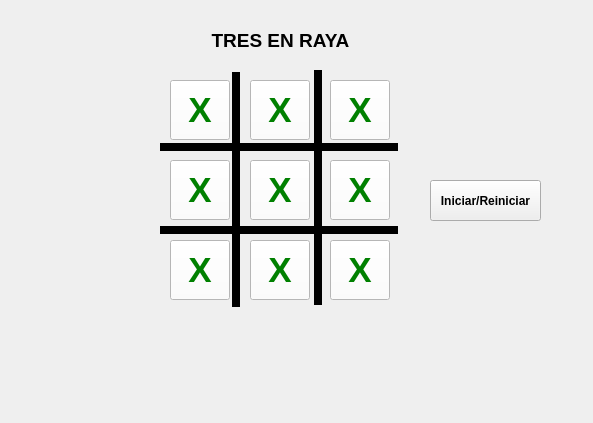
<?xml version="1.0" encoding="UTF-8"?>
<ui version="4.0">
 <class>MainWindow</class>
 <widget class="QMainWindow" name="MainWindow">
  <property name="geometry">
   <rect>
    <x>0</x>
    <y>0</y>
    <width>593</width>
    <height>423</height>
   </rect>
  </property>
  <property name="windowTitle">
   <string>TresEnRaya</string>
  </property>
  <widget class="QWidget" name="centralwidget">
   <widget class="QPushButton" name="Casilla">
    <property name="geometry">
     <rect>
      <x>170</x>
      <y>80</y>
      <width>60</width>
      <height>60</height>
     </rect>
    </property>
    <property name="font">
     <font>
      <pointsize>26</pointsize>
      <weight>75</weight>
      <bold>true</bold>
     </font>
    </property>
    <property name="styleSheet">
     <string notr="true">background-color: white;
color: green;</string>
    </property>
    <property name="text">
     <string>X</string>
    </property>
   </widget>
   <widget class="QPushButton" name="Casilla_2">
    <property name="geometry">
     <rect>
      <x>250</x>
      <y>80</y>
      <width>60</width>
      <height>60</height>
     </rect>
    </property>
    <property name="font">
     <font>
      <pointsize>26</pointsize>
      <weight>75</weight>
      <bold>true</bold>
     </font>
    </property>
    <property name="styleSheet">
     <string notr="true">background-color: white;
color: green;</string>
    </property>
    <property name="text">
     <string>X</string>
    </property>
   </widget>
   <widget class="QPushButton" name="Casilla_3">
    <property name="geometry">
     <rect>
      <x>330</x>
      <y>80</y>
      <width>60</width>
      <height>60</height>
     </rect>
    </property>
    <property name="font">
     <font>
      <pointsize>26</pointsize>
      <weight>75</weight>
      <bold>true</bold>
     </font>
    </property>
    <property name="styleSheet">
     <string notr="true">background-color: white;
color: green;</string>
    </property>
    <property name="text">
     <string>X</string>
    </property>
   </widget>
   <widget class="QPushButton" name="Casilla_4">
    <property name="geometry">
     <rect>
      <x>170</x>
      <y>160</y>
      <width>60</width>
      <height>60</height>
     </rect>
    </property>
    <property name="font">
     <font>
      <pointsize>26</pointsize>
      <weight>75</weight>
      <bold>true</bold>
     </font>
    </property>
    <property name="styleSheet">
     <string notr="true">background-color: white;
color: green;</string>
    </property>
    <property name="text">
     <string>X</string>
    </property>
   </widget>
   <widget class="QPushButton" name="Casilla_5">
    <property name="geometry">
     <rect>
      <x>250</x>
      <y>160</y>
      <width>60</width>
      <height>60</height>
     </rect>
    </property>
    <property name="font">
     <font>
      <pointsize>26</pointsize>
      <weight>75</weight>
      <bold>true</bold>
     </font>
    </property>
    <property name="styleSheet">
     <string notr="true">background-color: white;
color: green;</string>
    </property>
    <property name="text">
     <string>X</string>
    </property>
   </widget>
   <widget class="QPushButton" name="Casilla_6">
    <property name="geometry">
     <rect>
      <x>330</x>
      <y>160</y>
      <width>60</width>
      <height>60</height>
     </rect>
    </property>
    <property name="font">
     <font>
      <pointsize>26</pointsize>
      <weight>75</weight>
      <bold>true</bold>
     </font>
    </property>
    <property name="styleSheet">
     <string notr="true">background-color: white;
color: green;</string>
    </property>
    <property name="text">
     <string>X</string>
    </property>
   </widget>
   <widget class="QPushButton" name="Casilla_7">
    <property name="geometry">
     <rect>
      <x>170</x>
      <y>240</y>
      <width>60</width>
      <height>60</height>
     </rect>
    </property>
    <property name="font">
     <font>
      <pointsize>26</pointsize>
      <weight>75</weight>
      <bold>true</bold>
     </font>
    </property>
    <property name="styleSheet">
     <string notr="true">background-color: white;
color: green;</string>
    </property>
    <property name="text">
     <string>X</string>
    </property>
   </widget>
   <widget class="QPushButton" name="Casilla_8">
    <property name="geometry">
     <rect>
      <x>250</x>
      <y>240</y>
      <width>60</width>
      <height>60</height>
     </rect>
    </property>
    <property name="font">
     <font>
      <pointsize>26</pointsize>
      <weight>75</weight>
      <bold>true</bold>
     </font>
    </property>
    <property name="styleSheet">
     <string notr="true">background-color: white;
color: green;</string>
    </property>
    <property name="text">
     <string>X</string>
    </property>
   </widget>
   <widget class="QPushButton" name="Casilla_9">
    <property name="geometry">
     <rect>
      <x>330</x>
      <y>240</y>
      <width>60</width>
      <height>60</height>
     </rect>
    </property>
    <property name="font">
     <font>
      <pointsize>26</pointsize>
      <weight>75</weight>
      <bold>true</bold>
     </font>
    </property>
    <property name="styleSheet">
     <string notr="true">background-color: white;
color: green;</string>
    </property>
    <property name="text">
     <string>X</string>
    </property>
   </widget>
   <widget class="QLabel" name="label">
    <property name="geometry">
     <rect>
      <x>160</x>
      <y>143</y>
      <width>238</width>
      <height>8</height>
     </rect>
    </property>
    <property name="styleSheet">
     <string notr="true">background-color: black;
</string>
    </property>
    <property name="text">
     <string/>
    </property>
   </widget>
   <widget class="QLabel" name="label_2">
    <property name="geometry">
     <rect>
      <x>160</x>
      <y>226</y>
      <width>238</width>
      <height>8</height>
     </rect>
    </property>
    <property name="styleSheet">
     <string notr="true">background-color: black;
</string>
    </property>
    <property name="text">
     <string/>
    </property>
   </widget>
   <widget class="QLabel" name="label_3">
    <property name="geometry">
     <rect>
      <x>232</x>
      <y>72</y>
      <width>8</width>
      <height>235</height>
     </rect>
    </property>
    <property name="styleSheet">
     <string notr="true">background-color: black;
</string>
    </property>
    <property name="text">
     <string/>
    </property>
   </widget>
   <widget class="QLabel" name="label_4">
    <property name="geometry">
     <rect>
      <x>314</x>
      <y>70</y>
      <width>8</width>
      <height>235</height>
     </rect>
    </property>
    <property name="styleSheet">
     <string notr="true">background-color: black;
</string>
    </property>
    <property name="text">
     <string/>
    </property>
   </widget>
   <widget class="QPushButton" name="Boton_Inicio">
    <property name="geometry">
     <rect>
      <x>430</x>
      <y>180</y>
      <width>111</width>
      <height>41</height>
     </rect>
    </property>
    <property name="font">
     <font>
      <weight>75</weight>
      <bold>true</bold>
     </font>
    </property>
    <property name="cursor">
     <cursorShape>PointingHandCursor</cursorShape>
    </property>
    <property name="text">
     <string>Iniciar/Reiniciar</string>
    </property>
   </widget>
   <widget class="QLabel" name="Label_Win">
    <property name="geometry">
     <rect>
      <x>160</x>
      <y>330</y>
      <width>241</width>
      <height>41</height>
     </rect>
    </property>
    <property name="font">
     <font>
      <pointsize>14</pointsize>
      <weight>75</weight>
      <bold>true</bold>
     </font>
    </property>
    <property name="text">
     <string/>
    </property>
    <property name="alignment">
     <set>Qt::AlignCenter</set>
    </property>
   </widget>
   <widget class="QLabel" name="Label_Win_2">
    <property name="geometry">
     <rect>
      <x>160</x>
      <y>20</y>
      <width>241</width>
      <height>41</height>
     </rect>
    </property>
    <property name="font">
     <font>
      <pointsize>14</pointsize>
      <weight>75</weight>
      <bold>true</bold>
     </font>
    </property>
    <property name="text">
     <string>TRES EN RAYA</string>
    </property>
    <property name="alignment">
     <set>Qt::AlignCenter</set>
    </property>
   </widget>
  </widget>
 </widget>
 <resources/>
 <connections/>
</ui>
